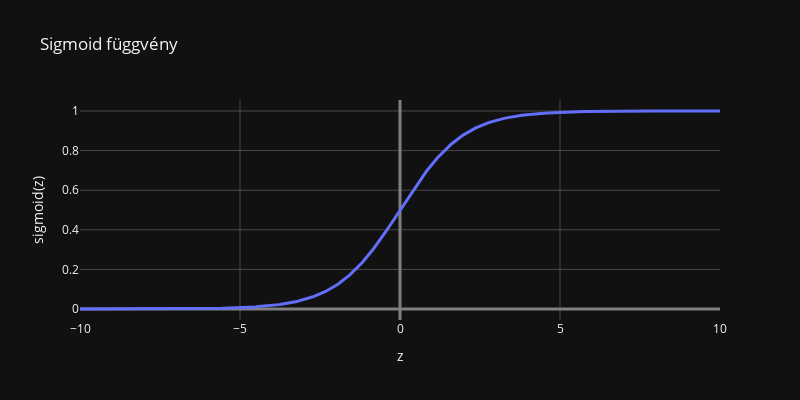

Notebook code cell kept with this figure:
### Code cell
x = np.linspace(-10, 10, 600)
y = sigmoid(x)

fig = go.Figure()
fig .add_trace(go.Scatter(x = x, y = y, mode='lines'))

fig .update_layout(
    template='plotly_dark',
    xaxis_title = "z",
    yaxis_title = "sigmoid(z)",
    title = "Sigmoid függvény",
    width=800,
    height=400,
    showlegend = False
)
fig .update_traces(line=dict( width=3))
fig .update_xaxes(showgrid=True, gridwidth=0.5, gridcolor='grey', zeroline=True, zerolinewidth=3, zerolinecolor='grey')
fig .update_yaxes(showgrid=True, gridwidth=0.5, gridcolor='grey', zeroline=True, zerolinewidth=3, zerolinecolor='grey')

fig.show()

### Figure 1 — Plotly figure (JSON) as saved in the notebook; plotly's stock layout.template omitted (floating-point values rounded to 4 significant figures; data arrays with more than 128 entries replaced by an {"elided": "..."} marker saying what was removed)
{"data": [{"line": {"width": 3}, "mode": "lines", "type": "scatter", "x": {"elided": "600 float values"}, "y": {"elided": "600 float values"}}], "layout": {"height": 400, "showlegend": false, "title": {"text": "Sigmoid függvény"}, "width": 800, "xaxis": {"gridcolor": "grey", "gridwidth": 0.5, "showgrid": true, "title": {"text": "z"}, "zeroline": true, "zerolinecolor": "grey", "zerolinewidth": 3}, "yaxis": {"gridcolor": "grey", "gridwidth": 0.5, "showgrid": true, "title": {"text": "sigmoid(z)"}, "zeroline": true, "zerolinecolor": "grey", "zerolinewidth": 3}}}
